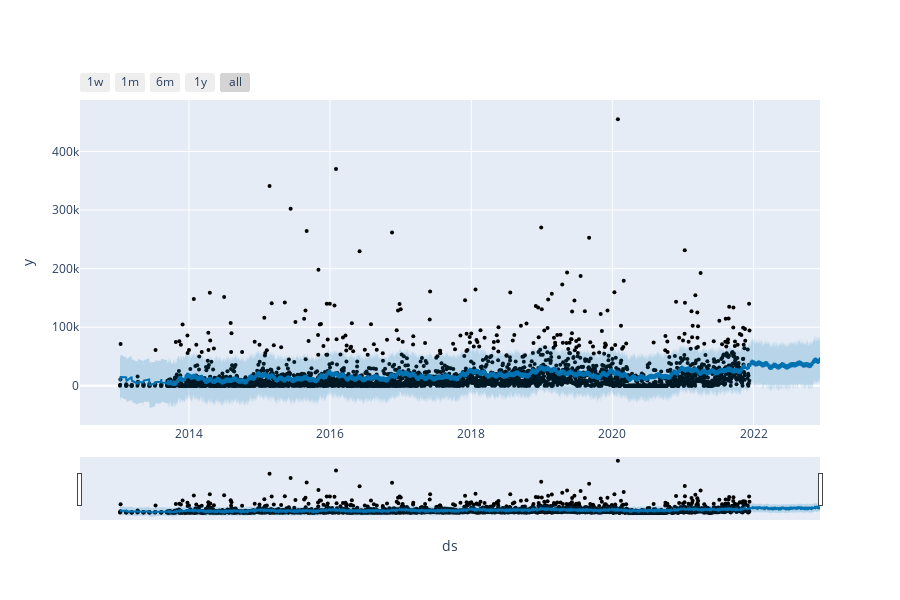

The notebook cell this image was saved under:
### Code cell
#plotting room sales with actual vs predicated
plot_plotly(Room_m,Room_forecast)

### Figure 1 — Plotly figure (JSON) as saved in the notebook; plotly's stock layout.template omitted (floating-point values rounded to 4 significant figures; data arrays with more than 128 entries replaced by an {"elided": "..."} marker saying what was removed)
{"data": [{"marker": {"color": "black", "size": 4}, "mode": "markers", "name": "Actual", "type": "scatter", "x": {"elided": "3002 str values"}, "y": {"elided": "3002 float values"}}, {"hoverinfo": "skip", "line": {"width": 0}, "mode": "lines", "type": "scatter", "x": {"elided": "3367 str values"}, "y": {"elided": "3367 float values"}}, {"fill": "tonexty", "fillcolor": "rgba(0, 114, 178, 0.2)", "line": {"color": "#0072B2", "width": 2}, "mode": "lines", "name": "Predicted", "type": "scatter", "x": {"elided": "3367 str values"}, "y": {"elided": "3367 float values"}}, {"fill": "tonexty", "fillcolor": "rgba(0, 114, 178, 0.2)", "hoverinfo": "skip", "line": {"width": 0}, "mode": "lines", "type": "scatter", "x": {"elided": "3367 str values"}, "y": {"elided": "3367 float values"}}], "layout": {"height": 600, "showlegend": false, "width": 900, "xaxis": {"rangeselector": {"buttons": [{"count": 7, "label": "1w", "step": "day", "stepmode": "backward"}, {"count": 1, "label": "1m", "step": "month", "stepmode": "backward"}, {"count": 6, "label": "6m", "step": "month", "stepmode": "backward"}, {"count": 1, "label": "1y", "step": "year", "stepmode": "backward"}, {"step": "all"}]}, "rangeslider": {"visible": true}, "title": {"text": "ds"}, "type": "date"}, "yaxis": {"title": {"text": "y"}}}}
